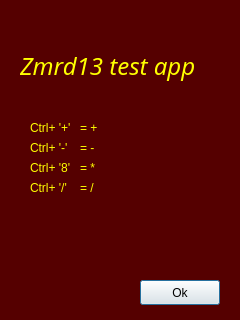
<?xml version="1.0" encoding="UTF-8"?>
<ui version="4.0">
 <class>About</class>
 <widget class="QDialog" name="About">
  <property name="geometry">
   <rect>
    <x>0</x>
    <y>0</y>
    <width>240</width>
    <height>320</height>
   </rect>
  </property>
  <property name="palette">
   <palette>
    <active>
     <colorrole role="WindowText">
      <brush brushstyle="SolidPattern">
       <color alpha="255">
        <red>255</red>
        <green>255</green>
        <blue>0</blue>
       </color>
      </brush>
     </colorrole>
     <colorrole role="Text">
      <brush brushstyle="SolidPattern">
       <color alpha="255">
        <red>255</red>
        <green>255</green>
        <blue>0</blue>
       </color>
      </brush>
     </colorrole>
     <colorrole role="Base">
      <brush brushstyle="SolidPattern">
       <color alpha="255">
        <red>85</red>
        <green>0</green>
        <blue>0</blue>
       </color>
      </brush>
     </colorrole>
     <colorrole role="Window">
      <brush brushstyle="SolidPattern">
       <color alpha="255">
        <red>85</red>
        <green>0</green>
        <blue>0</blue>
       </color>
      </brush>
     </colorrole>
     <colorrole role="PlaceholderText">
      <brush brushstyle="SolidPattern">
       <color alpha="128">
        <red>255</red>
        <green>255</green>
        <blue>0</blue>
       </color>
      </brush>
     </colorrole>
    </active>
    <inactive>
     <colorrole role="WindowText">
      <brush brushstyle="SolidPattern">
       <color alpha="255">
        <red>255</red>
        <green>255</green>
        <blue>0</blue>
       </color>
      </brush>
     </colorrole>
     <colorrole role="Text">
      <brush brushstyle="SolidPattern">
       <color alpha="255">
        <red>255</red>
        <green>255</green>
        <blue>0</blue>
       </color>
      </brush>
     </colorrole>
     <colorrole role="Base">
      <brush brushstyle="SolidPattern">
       <color alpha="255">
        <red>85</red>
        <green>0</green>
        <blue>0</blue>
       </color>
      </brush>
     </colorrole>
     <colorrole role="Window">
      <brush brushstyle="SolidPattern">
       <color alpha="255">
        <red>85</red>
        <green>0</green>
        <blue>0</blue>
       </color>
      </brush>
     </colorrole>
     <colorrole role="PlaceholderText">
      <brush brushstyle="SolidPattern">
       <color alpha="128">
        <red>255</red>
        <green>255</green>
        <blue>0</blue>
       </color>
      </brush>
     </colorrole>
    </inactive>
    <disabled>
     <colorrole role="WindowText">
      <brush brushstyle="SolidPattern">
       <color alpha="255">
        <red>120</red>
        <green>120</green>
        <blue>120</blue>
       </color>
      </brush>
     </colorrole>
     <colorrole role="Text">
      <brush brushstyle="SolidPattern">
       <color alpha="255">
        <red>120</red>
        <green>120</green>
        <blue>120</blue>
       </color>
      </brush>
     </colorrole>
     <colorrole role="Base">
      <brush brushstyle="SolidPattern">
       <color alpha="255">
        <red>85</red>
        <green>0</green>
        <blue>0</blue>
       </color>
      </brush>
     </colorrole>
     <colorrole role="Window">
      <brush brushstyle="SolidPattern">
       <color alpha="255">
        <red>85</red>
        <green>0</green>
        <blue>0</blue>
       </color>
      </brush>
     </colorrole>
     <colorrole role="PlaceholderText">
      <brush brushstyle="SolidPattern">
       <color alpha="128">
        <red>0</red>
        <green>0</green>
        <blue>0</blue>
       </color>
      </brush>
     </colorrole>
    </disabled>
   </palette>
  </property>
  <property name="windowTitle">
   <string>Dialog</string>
  </property>
  <widget class="QLabel" name="label">
   <property name="geometry">
    <rect>
     <x>20</x>
     <y>20</y>
     <width>211</width>
     <height>91</height>
    </rect>
   </property>
   <property name="font">
    <font>
     <family>Segoe UI Light</family>
     <pointsize>18</pointsize>
     <italic>true</italic>
    </font>
   </property>
   <property name="text">
    <string>Zmrd13 test app</string>
   </property>
  </widget>
  <widget class="QLabel" name="label_2">
   <property name="geometry">
    <rect>
     <x>30</x>
     <y>120</y>
     <width>55</width>
     <height>16</height>
    </rect>
   </property>
   <property name="text">
    <string>Ctrl+ '+'</string>
   </property>
  </widget>
  <widget class="QLabel" name="label_3">
   <property name="geometry">
    <rect>
     <x>30</x>
     <y>140</y>
     <width>55</width>
     <height>16</height>
    </rect>
   </property>
   <property name="text">
    <string>Ctrl+ '-'</string>
   </property>
  </widget>
  <widget class="QLabel" name="label_4">
   <property name="geometry">
    <rect>
     <x>30</x>
     <y>160</y>
     <width>55</width>
     <height>16</height>
    </rect>
   </property>
   <property name="text">
    <string>Ctrl+ '8'</string>
   </property>
  </widget>
  <widget class="QLabel" name="label_5">
   <property name="geometry">
    <rect>
     <x>30</x>
     <y>180</y>
     <width>51</width>
     <height>16</height>
    </rect>
   </property>
   <property name="text">
    <string>Ctrl+ '/'</string>
   </property>
  </widget>
  <widget class="QLabel" name="label_6">
   <property name="geometry">
    <rect>
     <x>80</x>
     <y>120</y>
     <width>51</width>
     <height>16</height>
    </rect>
   </property>
   <property name="text">
    <string>= +</string>
   </property>
  </widget>
  <widget class="QLabel" name="label_7">
   <property name="geometry">
    <rect>
     <x>80</x>
     <y>140</y>
     <width>51</width>
     <height>16</height>
    </rect>
   </property>
   <property name="text">
    <string>= -</string>
   </property>
  </widget>
  <widget class="QLabel" name="label_8">
   <property name="geometry">
    <rect>
     <x>80</x>
     <y>160</y>
     <width>51</width>
     <height>16</height>
    </rect>
   </property>
   <property name="text">
    <string>= * </string>
   </property>
  </widget>
  <widget class="QLabel" name="label_9">
   <property name="geometry">
    <rect>
     <x>80</x>
     <y>180</y>
     <width>51</width>
     <height>16</height>
    </rect>
   </property>
   <property name="text">
    <string>= /</string>
   </property>
  </widget>
  <widget class="QPushButton" name="pushButton">
   <property name="geometry">
    <rect>
     <x>140</x>
     <y>280</y>
     <width>80</width>
     <height>25</height>
    </rect>
   </property>
   <property name="text">
    <string>Ok</string>
   </property>
  </widget>
 </widget>
 <resources/>
 <connections>
  <connection>
   <sender>pushButton</sender>
   <signal>clicked()</signal>
   <receiver>About</receiver>
   <slot>close()</slot>
   <hints>
    <hint type="sourcelabel">
     <x>179</x>
     <y>292</y>
    </hint>
    <hint type="destinationlabel">
     <x>119</x>
     <y>159</y>
    </hint>
   </hints>
  </connection>
 </connections>
</ui>
